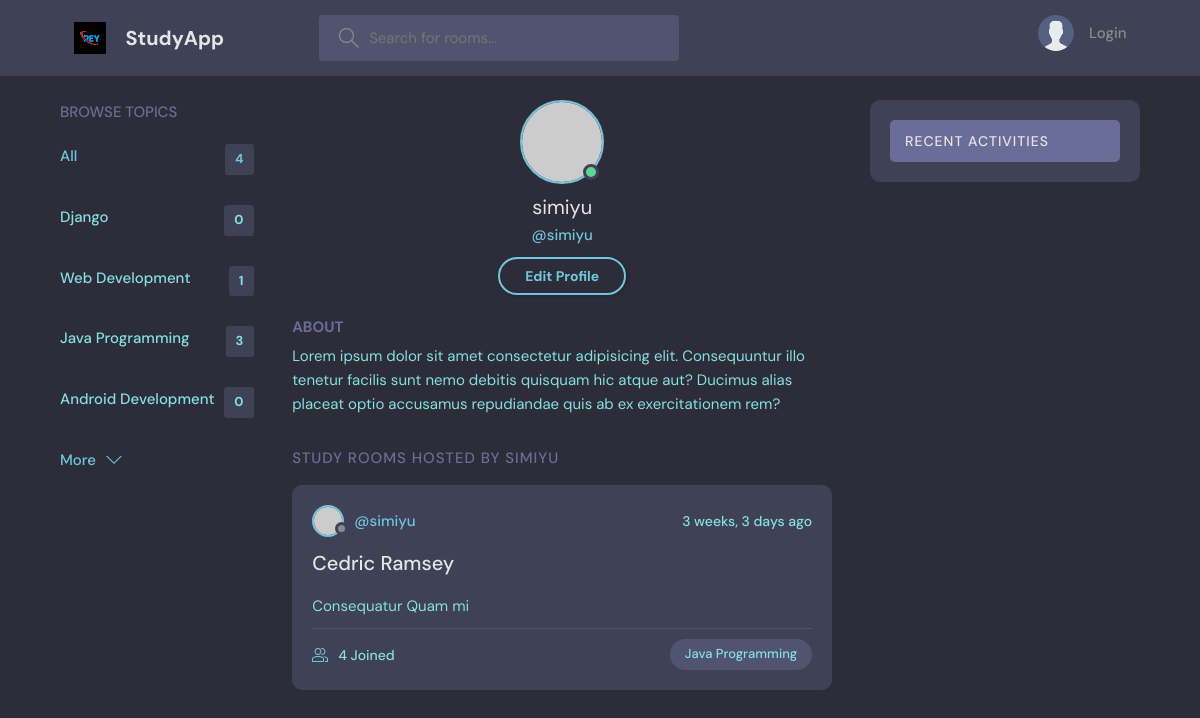
The page /profile/2 on the database its author committed.
### base/models.py (models this page shows, shortened)
class Topic(models.Model):
    name=models.CharField(max_length=200)

class Room(models.Model):
    host=models.ForeignKey(User,on_delete=models.SET_NULL, null=True)
    topic=models.ForeignKey(Topic,on_delete=models.SET_NULL, null=True)
    name=models.CharField(max_length=100)
    description=models.TextField(null=True,blank=True)
    participants=models.ManyToManyField(User, related_name='participants', blank=True)
    created=models.DateTimeField(auto_now_add=True)
    updated=models.DateTimeField(auto_now=True)
    class Meta:
        ordering=['-created','-updated']

### base/views.py (the view)
# urls.py: path('profile/<str:pk>',views.userProfile, name='user_profile'),
def userProfile(request,pk):
    user=User.objects.get(id=pk)
    rooms=user.room_set.all()
    room_messages=user.message_set.all()
    topics=Topic.objects.all()
    activity_messages=Message.objects.all()
    context={
        'user':user,
        'rooms':rooms,
        'room_messages':room_messages,
        'topics':topics,
        'activity_messages':activity_messages
    }
    return render(request, 'profile.html',context)

### base/templates/profile.html (shortened to what this page needs)
{% extends 'main.html' %}
{% block content %}
<main class="profile-page layout layout--3">
  <div class="container">
    {% include 'topic_component.html' %}
    <div class="roomList">
      <div class="profile">
        <div class="profile__avatar">
          <div class="avatar avatar--large active">
            <img src="https://randomuser.me/api/portraits/men/11.jpg" />
          </div>
        </div>
        <div class="profile__info">
          <h3>{{ user.username }}</h3>
          <p>@{{ user.username }}</p>
          <a href="edit-user.html" class="btn btn--main btn--pill">Edit Profile</a>
        </div>
        <div class="profile__about">
          <h3>About</h3>
          <p>
            Lorem ipsum dolor sit amet consectetur adipisicing elit. Consequuntur illo tenetur
            facilis sunt nemo debitis quisquam hic atque aut? Ducimus alias placeat optio
            accusamus repudiandae quis ab ex exercitationem rem?
          </p>
        </div>
      </div>
      <div class="roomList__header">
        <div>
          <h2>Study Rooms Hosted by {{ user.username }}</a>
          </h2>
        </div>
      </div>
      {%include 'main_component.html' %}
    </div>
    <div class="roomListRoom">
      {% include 'activity_component.html' %}
    </div>
</main>
{% endblock %}

### base/templates/topic_component.html
<div class="topics">
    <div class="topics__header">
      <h2>Browse Topics</h2>
    </div>
    <ul class="topics__list">
      <li>
        <a href="{% url 'home' %}" class="active">All <span>{{ topics.count }}</span></a>
      </li>
      {% for topic in topics %}
      <li>
        <a href="{% url 'home' %}?q={{ topic.name }}">{{ topic.name }} <span>{{ topic.room_set.all.count  }}</span></a>
      </li>
      {% endfor %}
    </ul>
    <a class="btn btn--link" href="topics.html">
      More
      <svg version="1.1" xmlns="http://www.w3.org/2000/svg" width="32" height="32" viewBox="0 0 32 32">
        <title>chevron-down</title>
        <path d="M16 21l-13-13h-3l16 16 16-16h-3l-13 13z"></path>
      </svg>
    </a>
  </div>

### base/templates/main_component.html (shortened to what this page needs)
{% for room in rooms %}
<div class="roomListRoom">
  <div class="roomListRoom__header">
    <a href="{% url 'user_profile' room.host.id %}" class="roomListRoom__author">
      <div class="avatar avatar--small">
        <img src="https://randomuser.me/api/portraits/women/11.jpg" />
      </div>
      <span>@{{ room.host.username }}</span>
    </a>
    <div class="roomListRoom__actions">
      <span>{{ room.created|timesince }} ago</span>
    </div>
  </div>
  <div class="roomListRoom__content">
    <a href="{% url 'room' room.id %}">{{ room.name }}</a>
    <p>
      {{ room.description }}
    </p>
  </div>
  <div class="roomListRoom__meta">
    <a href="room.html" class="roomListRoom__joined">
      {{ room.participants.all.count }} Joined
    </a>
    <p class="roomListRoom__topic">{{ room.topic.name }}</p>
  </div>
</div>
{% endfor %}

### rows shown on the page
Topic: name "Django", room_set.all.count "0"
Topic: name "Web Development", room_set.all.count "1"
Topic: name "Java Programming", room_set.all.count "3"
Topic: name "Android Development", room_set.all.count "0"
Room: host.username "simiyu", created "3 weeks, 3 days", name "Cedric Ramsey", description "Consequatur Quam mi", participants.all.count "4", topic.name "Java Programming"

### other values the page prints
{{ topics.count }} "4"
{{ user.username }} "simiyu"
{{ user.username }} "SIMIYU"
